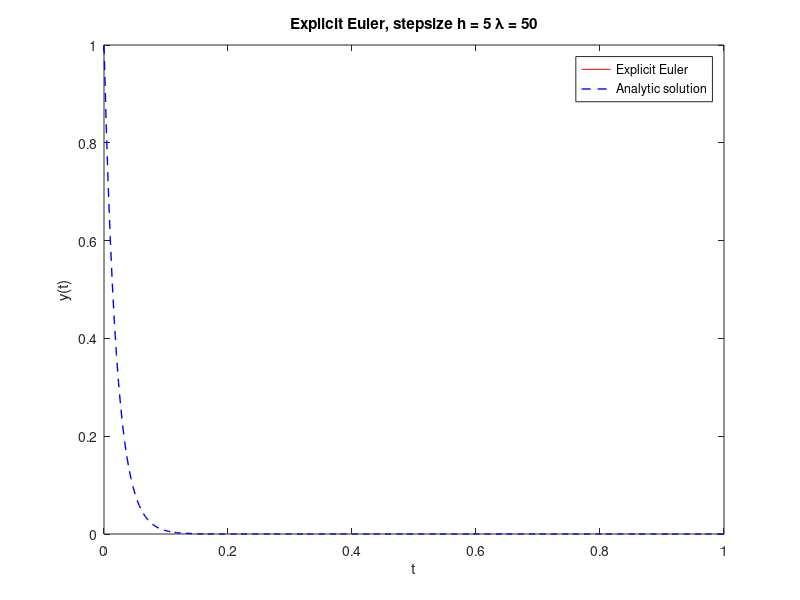
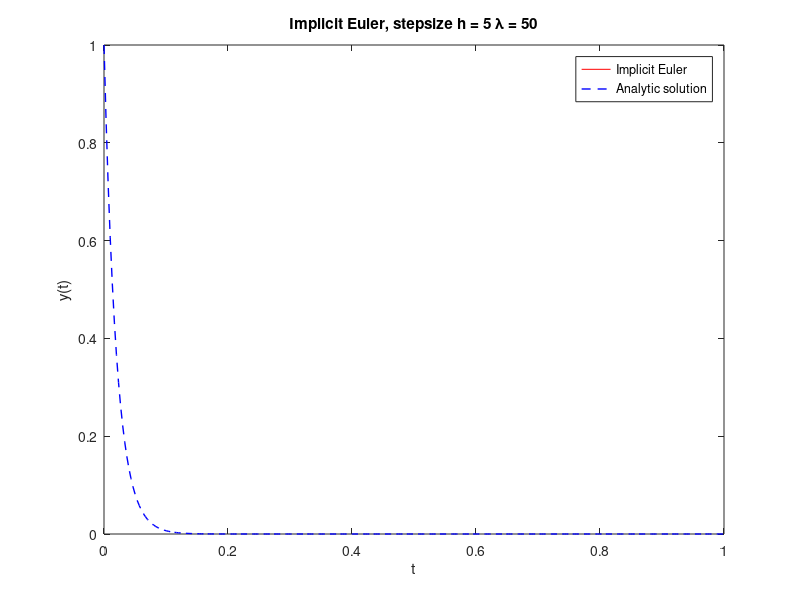

Here is the MATLAB script that generated these plots, in order:
function [] = stabDemo(lambda)
% StabDemo(lambda)
% Demo program illustrating numerical stability in explicit Euler's method
% and implicit Euler method. 
% The program solves the differential equationen
%    y' = -lambda*y
%    y0 = 1
% on the interval t = [0 1]. The parameter lambda is an inparameter
% (default lambda = 50). The problem gets increasingly stiffer, when lambda
% gets larger.
% The program displays the stability criterion for explicit Euler, and the 
% user is asked to input stepsize h. Try both h smaller than, equal to, and 
% larger than the stability criterion, and see what effect it has on the 
% solutions from the two methods. Also choose different lambda-values and 
% study what constraint it will put on the explicit Euler method.
%
% (Eulers method has stability criterion h < 2/lambda for this problem, and
% implicit Euler is unconditionally stable, i.e. stable for all 
% stepsizes h).

% Stefan P�lsson, 2010. Updated 2018

close all;

if (nargin == 0)
    lambda = 50;
    disp('You did not call the function with inparameter lambda');
    disp(['Default lambda = ',num2str(lambda),' will be used']);
    disp(' ');
end

y0 = 1;
tspan = [0 1];
disp(['Stability criterion for explicit Euler method is h<',num2str(2/lambda)]);
h = input('Choose stepsize h: ');

% Call explicit and implicit Euler
[texpl, yexpl] = euler(@(t,y) odeRHS(t,y,lambda), tspan, y0, h);
[timpl, yimpl] = implicitEuler(@(t,y) odeRHS(t,y,lambda), tspan, y0, h);


% Analytic solution
tkorr = linspace(tspan(1),tspan(2),300);
ykorr = y0*exp(-lambda*tkorr);

% Plotting
f1=figure('Name','Stability - explicit Euler','NumberTitle','on');
plot(texpl,yexpl,'r-',tkorr,ykorr,'b--','LineWidth',1);
title(['Explicit Euler, stepsize h = ',num2str(h),...
    ' \lambda = ',num2str(lambda)]);
legend('Explicit Euler','Analytic solution');
ylabel('y(t)');
xlabel('t');

figpos = get(f1,'Position'); % Don't want figure windows on top of each other
figpos=figpos-[100 50 0 0];
figure('Name','Stability - Implicit Euler','NumberTitle','on','Position',figpos);
plot(timpl,yimpl,'r-',tkorr,ykorr,'b--','LineWidth',1);
title(['Implicit Euler, stepsize h = ',num2str(h),' \lambda = ',num2str(lambda)]);
legend('Implicit Euler','Analytic solution');
ylabel('y(t)');
xlabel('t');

end % main


% -----
% Internal functions
% -----

% The right-hand-side of the ODE
function yout = odeRHS(~, y, lambda)
yout = -lambda*y;
end

% Euler's method (explicit)
function [t,yout] = euler(func, tspan, y0, h)
%
t = (tspan(1):h:tspan(2))';
y = zeros(length(t),1);
y(1) = y0;
for i = 2:length(t)
    y(i) = y(i-1)+h*func(t(i-1),y(i-1));
end
yout = y;
end

% Implicit Euler
function [t,yout] = implicitEuler(func, tspan, y0, h)
%
t = (tspan(1):h:tspan(2))';
yout = zeros(length(t),1);
yout(1) = y0;
for i = 2:length(t)
    f = @(x) h*(func(t(i),x)) - x + yout(i-1);  
    yout(i) = fzero(f, yout(i-1));
end
end